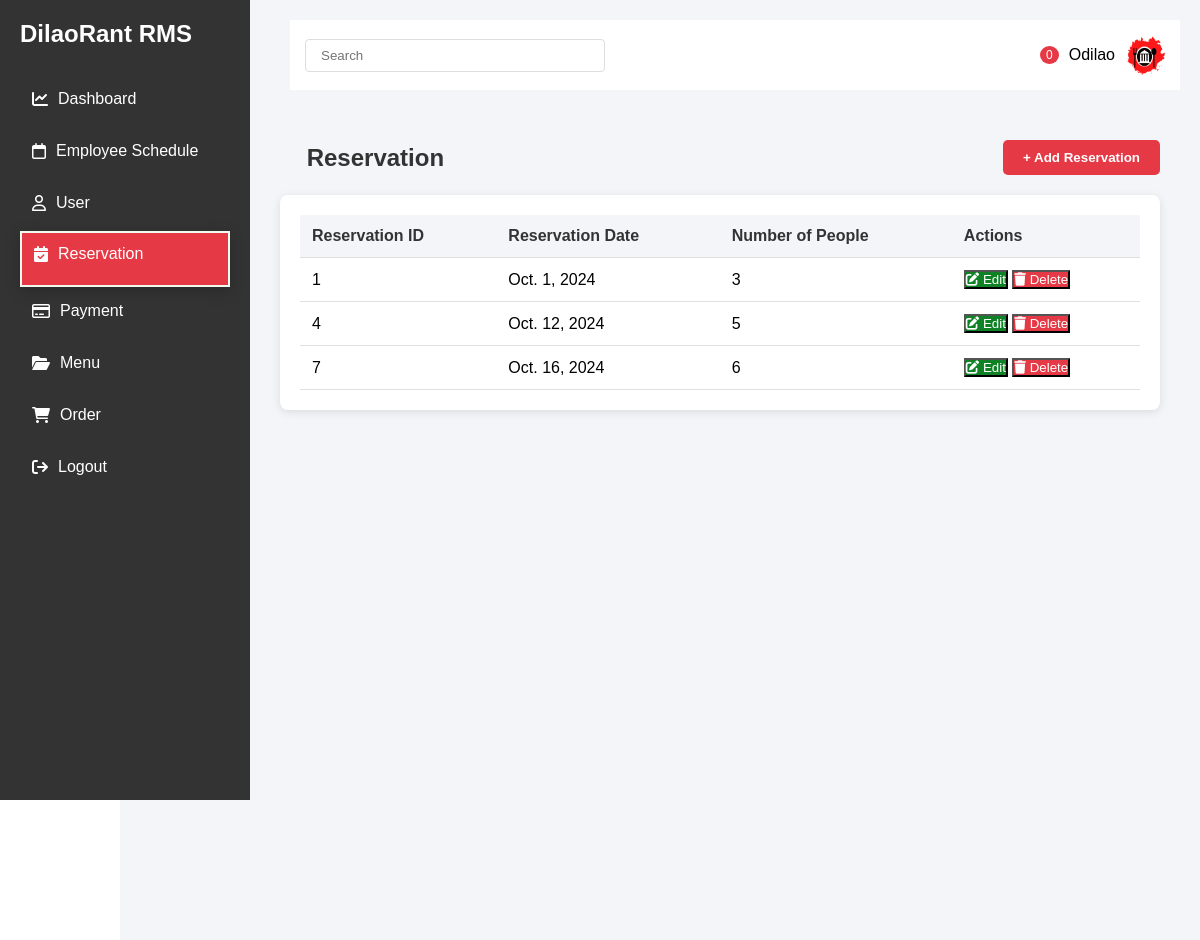
Before: /dashboard/Reservation/reservations/ (signed in) with the older database file.
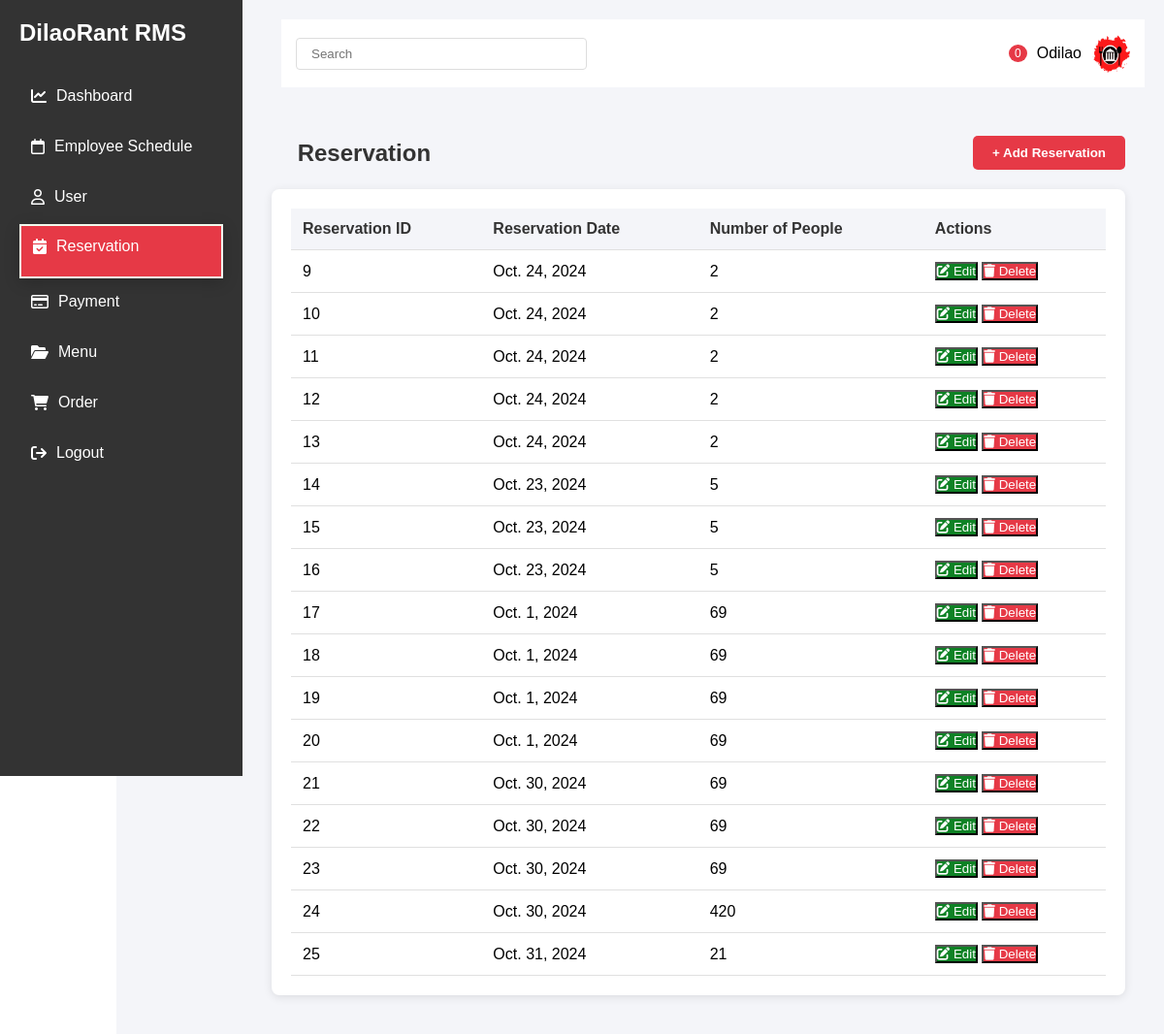
After: the same page with the newer database file.
### Reservation/models.py (models this page shows, shortened)
class Reservation(models.Model):
    reservation_id = models.AutoField(primary_key=True)
    reservation_date = models.DateField()
    number_of_people = models.PositiveIntegerField()

### Reservation/views.py (the view)
# urls.py: path('reservations/', views.display_Reservation, name='displayReservation'),
@login_required(login_url='login')
def display_Reservation(request):
    reservations = Reservation.objects.all()
    if request.method == 'POST':
        form = ReservationForm(request.POST)
        if form.is_valid():
            form.save()
            if request.headers.get('X-Requested-With') == 'XMLHttpRequest':
                new_reservation = {
                    'reservation_id': form.instance.reservation_id,
                    'reservation_date': form.instance.reservation_date.strftime('%Y-%m-%d'),
                    'number_of_people': form.instance.number_of_people,
                }
                return JsonResponse({'success': True, 'reservation': new_reservation})
            else:
                messages.success(request, 'Reservation added successfully.')
                return redirect('displayReservation')
        else:
            if request.headers.get('X-Requested-With') == 'XMLHttpRequest':
                return JsonResponse({'success': False, 'message': 'Failed to add reservation. Please check the form for errors.'})
            else:
                messages.error(request, 'Failed to add reservation. Please check the form for errors.')
    else:
        form = ReservationForm()
    return render(request, 'Reservation/ReservationDisplay.html', {
        'form': form,
        'reservations': reservations,
    })

### Reservation/forms.py
class ReservationForm(forms.ModelForm):
    class Meta:
        model = Reservation
        fields = ['reservation_id', 'reservation_date', 'number_of_people']
        widgets = {
            'reservation_date': forms.DateInput(attrs={'type': 'date'}),
            'number_of_people': forms.NumberInput(),
        }

### Reservation/templates/Reservation/ReservationDisplay.html (shortened to what the changed rows need)
{% load static %}
<!DOCTYPE html>
<html lang="en">
<head>
    <link rel="stylesheet" href="https://cdnjs.cloudflare.com/ajax/libs/font-awesome/6.0.0/css/all.min.css">
</head>
<body>
    <div class="sidebar">
        <h2>DilaoRant RMS</h2>
    </div>
    <div class="main-content">
        <div class="main-content">
                <div class="schedule-header">
                    <h2 class="schedule-title">&nbsp;&nbsp;&nbsp;&nbsp;Reservation</h2>
                </div>
                <div class="schedule-container">
                    <table class="schedule-table">
                        <thead>
                            <tr>
                                <th>Reservation ID</th>
                                <th>Reservation Date</th>
                                <th>Number of People</th>
                                <th>Actions</th>
                            </tr>
                        </thead>
                        <tbody>
                            {% for reservation in reservations %}
                            <tr>
                                <td>{{ reservation.reservation_id }}</td>
                                <td>{{ reservation.reservation_date }}</td>
                                <td>{{ reservation.number_of_people }}</td>
                                <td>
                                    <div class="action-buttons">
                                        <button
                                            class="btn btn-edit btn-tooltip"
                                            onclick="update_schedule('{{ reservation.reservation_id}}')"
                                            data-tooltip="Edit Schedule"
                                        >
                                            <i class="fas fa-edit"></i>
                                            Edit
                                        </button>
                                        <button
                                            class="btn btn-delete btn-tooltip"
                                            onclick="delete_reservation('{{ reservation.reservation_id}}')"
                                            data-tooltip="Delete Schedule"
                                        >
                                            <i class="fas fa-trash"></i>
                                            Delete
                                        </button>
                                    </div>
                                </td>
                            </tr>
                            {% empty %}
                            <tr>
                                <td colspan="3" style="text-align: center;">No reservations found.</td>
                            </tr>
                            {% endfor %}
                        </tbody>
                    </table>
                </div>
        </div>
    </div>
</body>
</html>

Changed rows visible on the page:
removed Reservation: reservation_id "1", reservation_date "Oct. 1, 2024", number_of_people "3"
removed Reservation: reservation_id "4", reservation_date "Oct. 12, 2024", number_of_people "5"
removed Reservation: reservation_id "7", reservation_date "Oct. 16, 2024", number_of_people "6"
added Reservation: reservation_id "9", reservation_date "Oct. 24, 2024", number_of_people "2"
added Reservation: reservation_id "10", reservation_date "Oct. 24, 2024", number_of_people "2"
added Reservation: reservation_id "11", reservation_date "Oct. 24, 2024", number_of_people "2"
added Reservation: reservation_id "12", reservation_date "Oct. 24, 2024", number_of_people "2"
added Reservation: reservation_id "13", reservation_date "Oct. 24, 2024", number_of_people "2"
added Reservation: reservation_id "14", reservation_date "Oct. 23, 2024", number_of_people "5"
added Reservation: reservation_id "15", reservation_date "Oct. 23, 2024", number_of_people "5"
added Reservation: reservation_id "16", reservation_date "Oct. 23, 2024", number_of_people "5"
added Reservation: reservation_id "17", reservation_date "Oct. 1, 2024", number_of_people "69"
added Reservation: reservation_id "18", reservation_date "Oct. 1, 2024", number_of_people "69"
added Reservation: reservation_id "19", reservation_date "Oct. 1, 2024", number_of_people "69"
added Reservation: reservation_id "20", reservation_date "Oct. 1, 2024", number_of_people "69"
added Reservation: reservation_id "21", reservation_date "Oct. 30, 2024", number_of_people "69"
added Reservation: reservation_id "22", reservation_date "Oct. 30, 2024", number_of_people "69"
added Reservation: reservation_id "23", reservation_date "Oct. 30, 2024", number_of_people "69"
added Reservation: reservation_id "24", reservation_date "Oct. 30, 2024", number_of_people "420"
added Reservation: reservation_id "25", reservation_date "Oct. 31, 2024", number_of_people "21"
